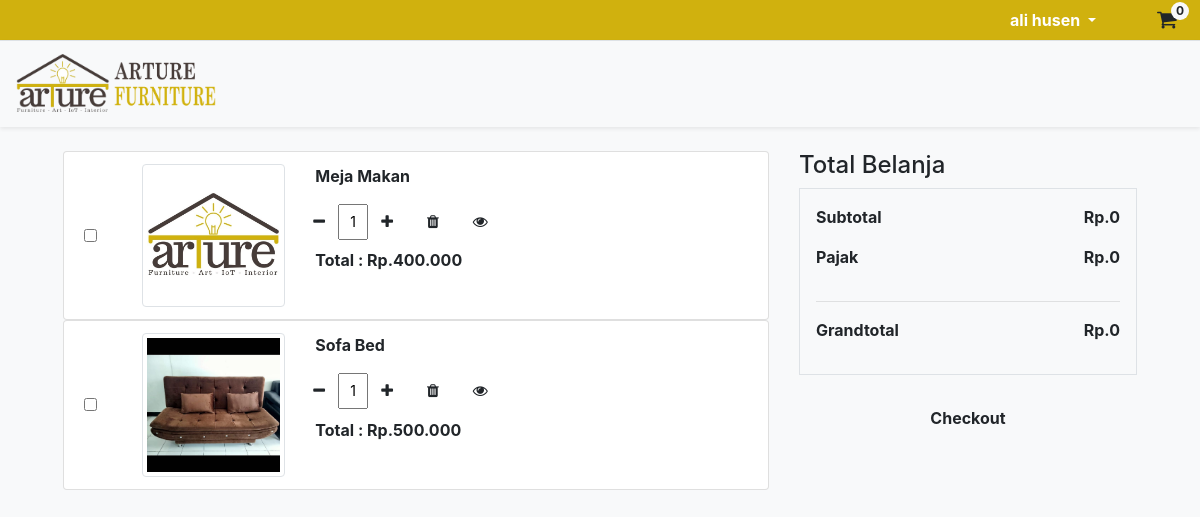
/?page=keranjang (signed in), run on an earlier commit of the app's database.
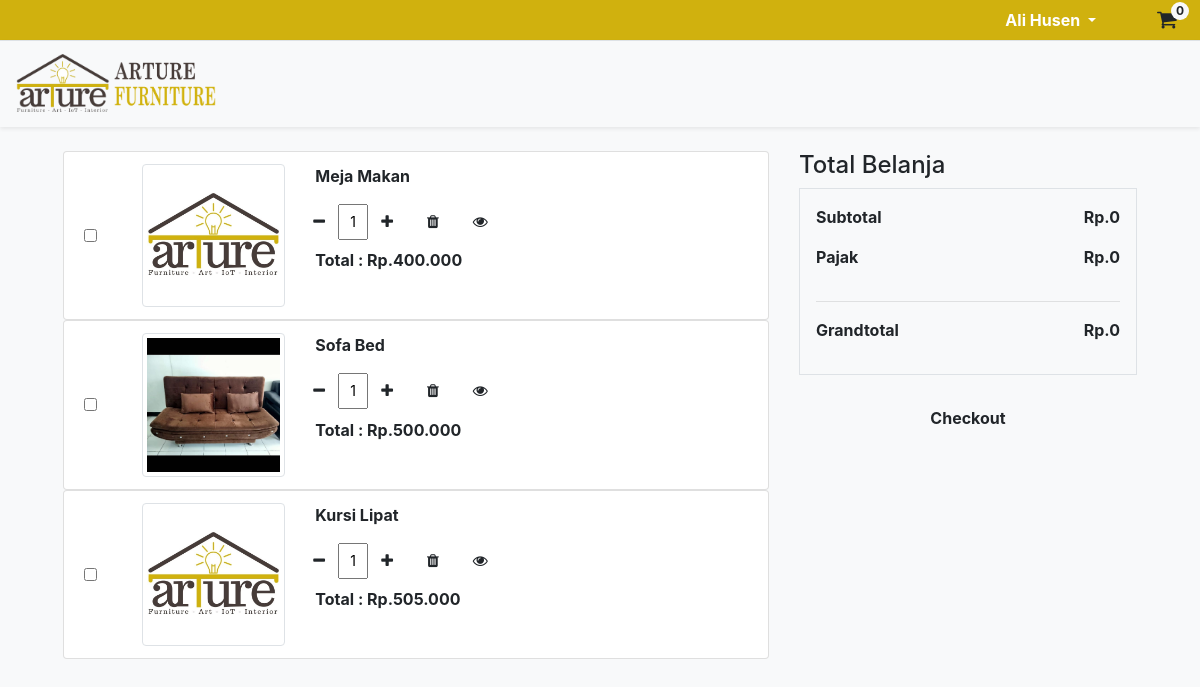
And on a later commit of the database.
### tables this page shows
CREATE TABLE `keranjang` (
  `id_keranjang` int(11) NOT NULL,
  `id_akun_kostumer` int(11) NOT NULL,
  `id_produk` int(11) NOT NULL,
  `tanggal` datetime NOT NULL,
  `jumlah` smallint(6) NOT NULL
);

CREATE TABLE `produk` (
  `id_produk` int(11) NOT NULL,
  `id_kategori` int(11) NOT NULL,
  `nama_produk` text NOT NULL,
  `harga_produk` text NOT NULL,
  `deskripsi` text NOT NULL,
  `gambar` text DEFAULT 'default.png',
  `tersedia` tinyint(1) NOT NULL DEFAULT 1
);

### app/database.php (called while the page is built, shortened)
<?php
class database
{
	var $hostname = "localhost";
	var $username = "root";
	var $password = "";
	var $db = "arture_furniture";
	function __construct()
	{
		$this->koneksi = mysqli_connect($this->hostname, $this->username, $this->password, $this->db);
	}
	function intToRupiah($angka)
	{
		$hasil_rupiah = "Rp." . number_format($angka, 0, ',', '.');
		return $hasil_rupiah;
	}
	function getDataKeranjangUser($idKlien)
	{
		$query = "SELECT * FROM keranjang INNER JOIN produk ON keranjang.id_produk=produk.id_produk where keranjang.id_akun_kostumer='$idKlien'";
		$dataKeranjang =  mysqli_query($this->koneksi, $query);
		if ($dataKeranjang) {
			if (mysqli_num_rows($dataKeranjang) > 0) {
				return $dataKeranjang;
			} else {
				return false;
			}
		} else {
			return false;
		}
	}
}

### pages/klien/keranjang.php (the view, shortened to what the changed rows need)
<?php
include $_SERVER['DOCUMENT_ROOT'] . '/pages/parts/navbars/klien-navbar.php';
$dataKeranjang = $db->getDataKeranjangUser($_SESSION['id_akun']);
?>
<form action="/?page=checkout" method="post" id="formKeranjang">
  <div class="row mx-5">
    <div class="col-md-8 mb-3">
      <?php
      if (!$dataKeranjang) {
        echo ("<div class='w-100 h-100 p-5'>
        <div class='mx-auto my-auto text-center'>
        <h2>Keranjang Kamu Kosong Nih!!! <span?><i class='fa fa-frown-o' aria-hidden='true'></i></span></h2>
        <h2>Tambah Keranjang Kamu yuk</h2>
        <a href='/?page=home#catalog' class='btn btn-primary'>Lihat Catalog</a>'
        </div>
      </div>");
      } else {
        while ($row = mysqli_fetch_array($dataKeranjang)) {
      ?>
          <div class="list-group" data-id="<?= $row['id_produk'] ?>">
            <div class="list-group-item">
              <div class="row">
                <div class="col-1 my-auto">
                  <div class="checkbox">
                    <input class="align-items-center" type="checkbox" name="checkedProduk[]" id="" value="<?= $row['id_produk'] ?>">
                  </div>
                </div>
                <div class="col-3">
                  <img class="img-thumbnail" src="/assets/produk/<?= $row['gambar'] ?>" alt="">
                </div>
                <div class="col-8">
                  <div class="row">
                    <div class="col">
                      <p class="font-weight-bold"><?= $row['nama_produk'] ?></p>
                    </div>
                  </div>
                  <div class="row mb-2">
                    <div class="btn border-arture-emas quantity-control" id="minus-quantity" style="font-size: 15px;"><i class=" fa fa-minus" aria-hidden="true"></i></div>
                    <span>
                      <input type="number" name="quantity" id="quantity" class="input text-center border-arture-emas" style="width: 30px;line-height: 30px;font-size:14px;" value="<?= $row['jumlah'] ?>" min="1" max="10">
                    </span>
                    <div class="btn border-arture-emas quantity-control" id="plus-quantity" style="font-size: 15px;"><i class="fa fa-plus" aria-hidden="true"></i></div>
                    <button class="btn border-arture-emas ml-2 hapusBtn" style="font-size: 15px;" title="Hapus dari keranjang"><i class="fa fa-trash" aria-hidden="true"></i></button>
                    <button class="btn border-arture-emas ml-2 viewBtn" style="font-size: 15px;" title="Lihat Produk"><i class="fa fa-eye" aria-hidden="true"></i></button>
                  </div>
                  <div class="row">
                    <div class="col">
                      <p class="font-weight-bold totalHarga">Total : <?= $db->intToRupiah((int)$row['harga_produk'] * (int)$row['jumlah']) ?></p>
                    </div>
                  </div>
                </div>
              </div>
            </div>
          </div>
      <?php
        }
      }
      ?>
    </div>
    <div class="col-md-4 mb-3">
      <h4>Total Belanja</h4>
      <div class="border border-arture-emas p-3">
        <div class="d-flex justify-content-between">
          <p class="font-weight-bold">Subtotal </p>
          <p class="font-weight-bold rupiah" id="subtotal">Rp.0</p>
        </div>
        <div class="d-flex justify-content-between">
          <p class="font-weight-bold">Pajak </p>
          <p class="font-weight-bold rupiah">Rp.0</p>
        </div>
        <hr>
        <div class="d-flex justify-content-between">
          <p class="font-weight-bold">Grandtotal </p>
          <p class="font-weight-bold rupiah" id="grandtotal">Rp.0</p>
        </div>
      </div>
      <button class="btn btn-arture-emas w-100 my-4" id="checkout">
        <p class="font-weight-bold my-auto">Checkout</p>
      </button>
    </div>
  </div>
</form>

### pages/parts/navbars/klien-navbar.php (shortened to what the changed rows need)
<nav id="navbar-atas" class="navbar navbar-expand p-0">
    <ul class="navbar-nav ml-auto link-navbar-atas">
        <li class="nav-item dropdown mr-5">
            <a class="nav-link dropdown-toggle" href="#" id="navbarDropdownMenuLink" role="button" data-toggle="dropdown" aria-expanded="false">
                <?php echo $_SESSION['nama']; ?>
            </a>
        </li>
        <li>
            <a href="/?page=keranjang">
                <button class="btn px-0 pl-1">
                    <i class="fa fa-shopping-cart fa-lg" aria-hidden="true"></i>
                    <span class="badge badge-light cart-notification" id="jmlKeranjang">0</span>
                </button>
            </a>
        </li>
    </ul>
</nav>
<nav id="navbar-bawah" class="navbar navbar-expand-md navbar-light shadow-sm border-top">
    <div class="collapse navbar-collapse justify-content-between" id="navbarToggle">
        <ul class="navbar-nav">
            <a class="navbar-brand d-none d-lg-block" href="/">
                <img class="" src="/assets/material/Arture-header-transparent.png" alt="Arture Furniture" style="width: 200px">
            </a>
        </ul>
    </div>
</nav>

What changed in the data, as far as the page shows it:
added keranjang: id_produk.gambar (placeholder picture), id_produk.nama_produk "Kursi Lipat", quantity "1", $db->intToRupiah((int)$row['harga_produk'] * (int)$row['jumlah']) "Rp.505.000"
Also different on the page:
$_SESSION['nama']: "ali husen" → "Ali Husen"
